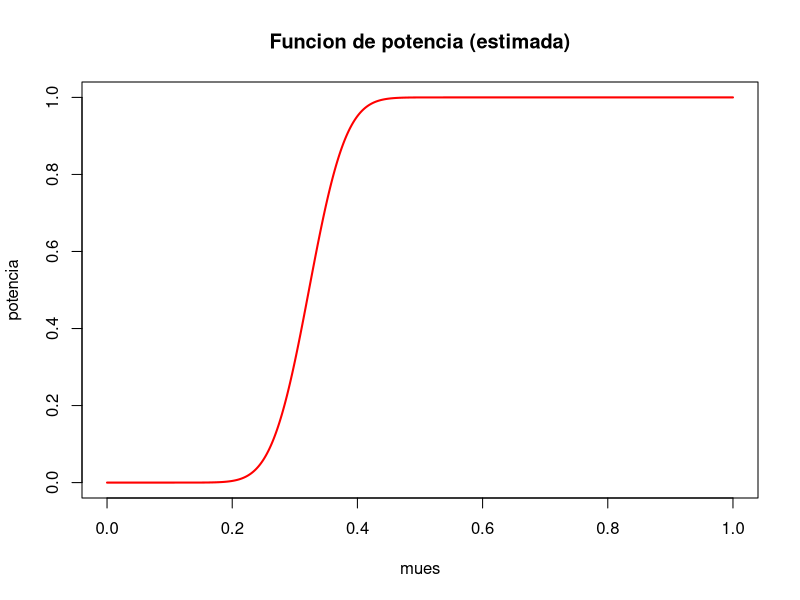

Write R code to recreate this figure.
# ) Ejercicio de la Ruleta

mu <- 1/4

datos <- c(rep(1,40), rep(0,68))
n <- length(datos)

xraya <- mean(datos)
s <- sqrt(var(datos))  #sd(datos) o a mano sqrt(sum((datos - xraya)^2)/(n-1))

# Test: H0: mu = 1/4 vs H1: mu > 1/4
Tobs <- sqrt(n)*(xraya - mu)/s

# Region de rechazo: T > zalpha
alpha <- 0.06
zalpha <- qnorm(alpha, 0, 1, lower.tail = FALSE)

Tobs > zalpha

# Rechazo H0 en favor de H1: tengo evidencia para suponer que la ruleta estaba trucada

# Miramos la potencia

mues <- seq(0,1, length.out = 1001)
pies <- c()
PI <- function(mues, mu0, muestra, alpha){
  s <- sd(muestra)
  n <- length(muestra)
  zalpha <- qnorm(alpha, 0, 1, lower.tail = FALSE)
  for( i in 1:length(mues)){
    pies[i] <- 1-pnorm(zalpha+(mu0-mues[i])/(s/sqrt(n)))
  }
  pies
}

potencia <- PI(mues, mu, datos, alpha)

# Como espero que sea el grafico de esta funcion
plot(mues, potencia, type="l", lwd=2, col="red", main="Funcion de potencia (estimada)")

